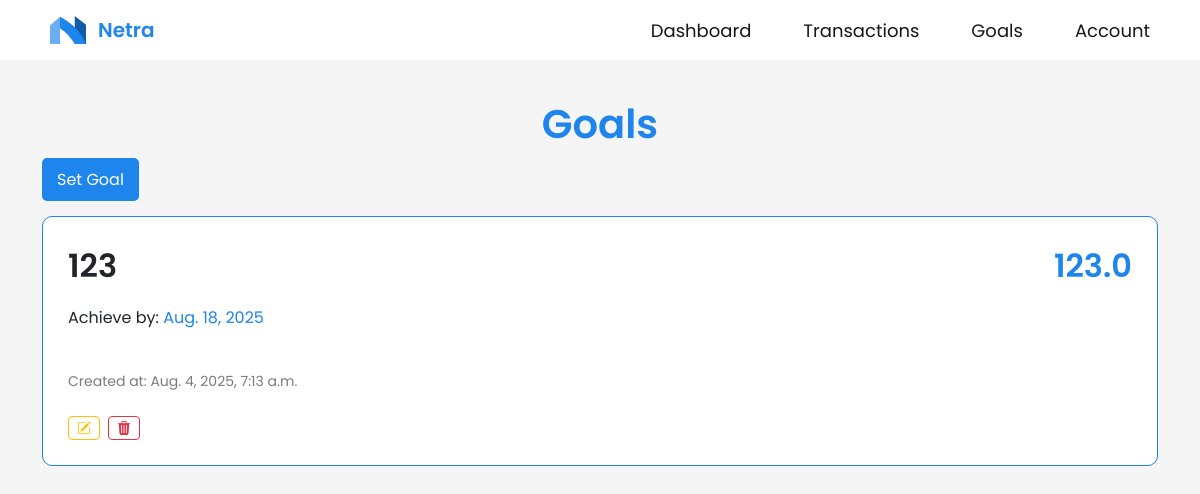
The page /netra/goals/all/ (signed in) on the database its author committed.
### core/models.py (models this page shows)
class BudgetGoal(models.Model):
    title = models.CharField(max_length=50, null=True, blank=True)
    value = models.FloatField(null=False,  blank=False)
    created_at = models.DateTimeField(auto_now_add=True)
    date = models.DateField()
    user = models.ForeignKey(User, on_delete=models.CASCADE, null=True)

### core/views.py (the view)
# urls.py: path('netra/goals/all/', views.budget_goals, name='goals'),
@login_required
def budget_goals(request):
    user_goals = models.BudgetGoal.objects.filter(user=request.user).order_by('-date')
    context = {
        'goals': user_goals
    }
    return render(request, 'app/goals.html', context)

### core/templates/app/goals.html (shortened to what this page needs)
{% load static %}
{% include "components/navbar.html" %}
<!DOCTYPE html>
<html lang="en">
<head>
    <link
        href="https://cdn.jsdelivr.net/npm/bootstrap@5.3.2/dist/css/bootstrap.min.css"
        rel="stylesheet"
    />
    <link
        rel="stylesheet"
        href="https://cdn.jsdelivr.net/npm/bootstrap-icons@1.13.1/font/bootstrap-icons.min.css"
    />
    <link rel="stylesheet" href="{% static 'styles/fonts.css' %}"/>
    <link rel="stylesheet" href="{% static 'styles/navbar.css' %}">
    <link rel="stylesheet" href="{% static 'styles/goals.css' %}">
</head>
<body>
    <div class="container">
        <h1>Goals</h1>
        <div class="mb-4">
            <a href="{% url 'set_goal' %}" class="button-prim">Set Goal</a>
        </div>
        <div class="goals-wrapper">
            {% for goal in goals %}
                <div class="goal">
                    <div class="goal-top">
                        <p class="goal-title">{{ goal.title }}</p>
                        <p class="goal-value">{{ goal.value }}</p>
                    </div>
                    <p class="date">Achieve by: <span class="value">{{ goal.date }}</span></p>
                    <div class="goal-bottom">
                        <p class="creation-date">Created at: {{ goal.created_at }}</p>
                        <div class="d-flex gap-2">
                            <a href="{% url 'edit_goal' goal.pk %}" class="btn btn-sm btn-outline-warning mt-2"><i class="bi bi-pencil-square"></i></a>
                            <a href="{% url 'delete_goal' goal.pk %}" class="btn btn-sm btn-outline-danger mt-2"><i class="bi bi-trash3-fill"></i></a>
                        </div>
                    </div>
                </div>
            {% endfor %}
        </div>
    </div>
</body>
</html>

### static/styles/navbar.css (style rules this page uses)
* { margin: 0; padding: 0; box-sizing: border-box; font-family: 'Poppins', sans-serif; }
body { background-color: #f5f5f5; }

### static/styles/goals.css (style rules this page uses)
.button-prim { color: white; text-decoration: none; border-radius: 5px; background-color: #1D85EB; padding: 10px 15px; font-size: 16px; transition: .2s ease-in-out all; }
h1 { text-align: center; color: #1D85EB; font-weight: 600; margin-bottom: 20px; user-select: none; }
.goal { background-color: white; width: 100%; border-radius: 10px; border: 1px solid #1D85EB; padding: 25px; display: flex; flex-direction: column; }
.goal-top { display: flex; flex-direction: row; justify-content: space-between; }
.goal-value { color: #1D85EB; font-weight: 600; font-size: 32px; }
.container { padding-top: 100px; }
.goal-title { font-weight: 600; font-size: 32px; margin-bottom: 0; }
.creation-date { color: rgb(124, 124, 124); font-size: 14px; margin-top: 25px; user-select: none; }
.value { color: #1D85EB; }

### rows shown on the page
BudgetGoal: title "123", value "123.0", date "Aug. 18, 2025", created_at "Aug. 4, 2025, 7:13 a.m."
